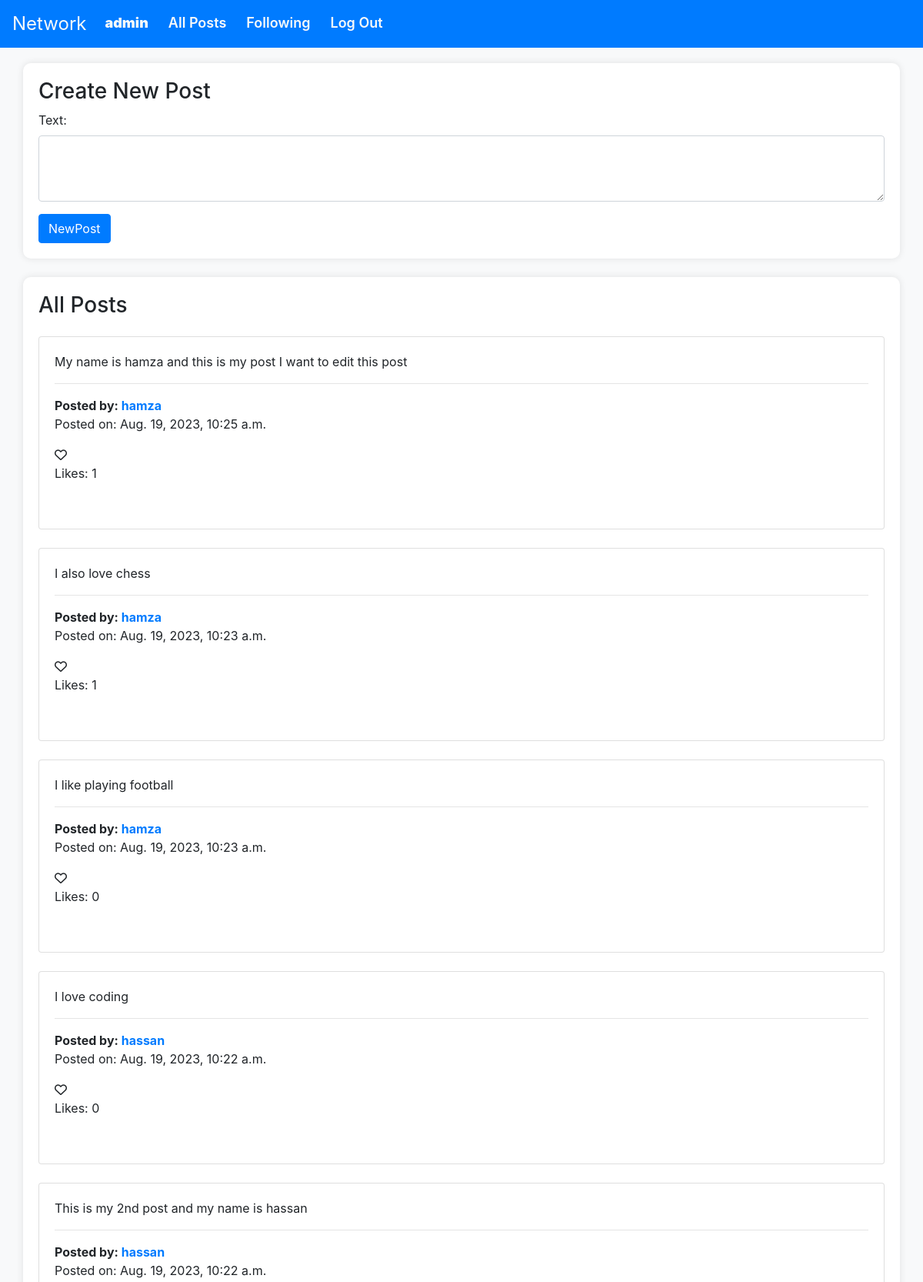
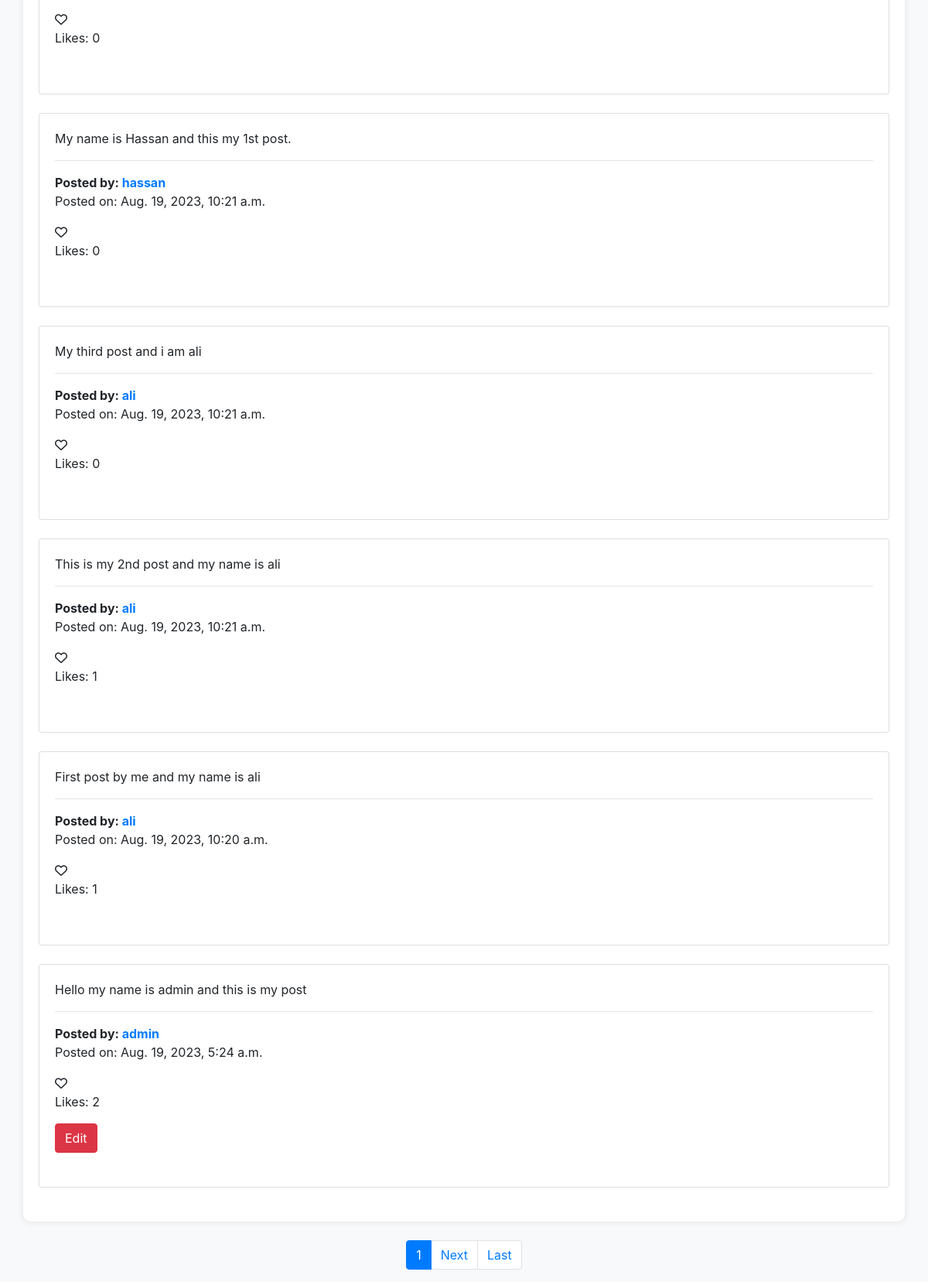
/ (signed in), run on the app's committed database (2 pictures, top to bottom).
### network/models.py (models this page shows, shortened)
class User(AbstractUser):
    def get_profile(self):
        return Profile.objects.get_or_create(user=self)[0]

class Newpost(models.Model):
    text = models.TextField()
    user= models.ForeignKey(User, on_delete=models.CASCADE, related_name='user')
    date= models.DateTimeField(default=timezone.now)
    def like_count(self):
        return Like.objects.filter(post=self).count()

### network/views.py (the view)
# urls.py: path("", views.index, name="index"),
@login_required
def index(request):
    newpost = Newpost.objects.all().order_by('-date')
    liked_posts = Like.objects.filter(user=request.user).values_list('post', flat=True)
    paginator= Paginator(newpost,10)
    page_number = request.GET.get('page')
    page_obj = paginator.get_page(page_number)
    if request.method == 'POST':
        form = PostForm(request.POST,request.FILES)
        if form.is_valid():
            post = form.save(commit=False)
            post.user = request.user
            post.save()
            form.save_m2m()
            return redirect('index')
    else:
        form = PostForm()
    context = {
        'page_obj':page_obj,
        'form': form,
        'newpost':newpost,
        'liked_posts':liked_posts
        }
    return render(request, 'network/index.html', context)

### network/forms.py
class PostForm(forms.ModelForm):
    class Meta:
        model  = Newpost
        fields= ['text']
        widgets = {
            'text': forms.Textarea(attrs={'class': 'form-control', 'rows': 3, 'style': 'resize: vertical;'})
        }

### network/templates/network/index.html (shortened to what this page needs)
{% extends "network/layout.html" %}
{% block body %}
<div class="container">
    <h3>Create New Post</h3>
    <form method="POST" enctype="multipart/form-data">
        {{ form.as_p }}
        <div class="btn-right">
            <input class="btn btn-primary" type="submit" value="NewPost">
        </div>
    </form>
</div>
<div class="container my-4">
    <h3 class="mb-4">All Posts</h3>
    {% for post in page_obj %}
    <div class="row mb-4">
        <div class="col">
            <div class="card">
                <div class="card-body">
                    {% if post.text|length > 100 %}
                    <p class="card-title">{{ post.text|safe|truncatechars:100 }}</p>
                    <button class="read-more-btn btn btn-primary">Read more</button>
                    <p class="full-content" style="display: none;">{{ post.text|safe }}</p>
                    <button class="read-less-btn" style="display: none;">Read less</button>
                    {% else %}
                    <p class="full-content">{{ post.text|safe }}</p>
                    {% endif %}
                    <hr>
                    <b>Posted by: </b> <strong><a href="{% url 'user_profile' post.user.username %}"
                            class="card-text">{{ post.user.username }}</a> </strong>
                    <p class="card-text">Posted on: {{ post.date }}</p>
                    <span class="like-button" data-post-id="{{ post.id }}">
                        <i class="far fa-heart"></i>
                    </span>
                    <p>Likes: <span class="like-count" data-post-id="{{ post.id }}">{{ post.like_count }}</span></p>
                    {% if user == post.user %}
                    <button class="edit-btn btn btn-danger" data-post-id="{{ post.id }}">Edit</button>
                    {% endif %}
                    <br>
                </div>
            </div>
        </div>
    </div>
    {% endfor %}
</div>
<nav aria-label="Page navigation">
    <ul class="pagination justify-content-center">
        <li class="page-item active"><span class="page-link">{{ page_obj.number }}</span></li>
        {% if page_obj.has_next %}
        <li class="page-item">
            <a class="page-link" href="?page={{ page_obj.next_page_number }}" aria-label="Next">Next</a>
        </li>
        <li class="page-item">
            <a class="page-link" href="?page={{ page_obj.paginator.num_pages }}" aria-label="Last">Last</a>
        </li>
        {% endif %}
    </ul>
</nav>
{% endblock %}

### network/templates/network/layout.html (shortened to what this page needs)
{% load static %}
<!DOCTYPE html>
<html lang="en">
<head>
    <link rel="stylesheet" href="https://cdnjs.cloudflare.com/ajax/libs/font-awesome/6.0.0-beta3/css/all.min.css">
    <link rel="stylesheet" href="https://stackpath.bootstrapcdn.com/bootstrap/4.4.1/css/bootstrap.min.css"
>
    <link rel="stylesheet" href="{% static 'network/styles.css' %}">
</head>
<body>
    <nav class="navbar navbar-expand-lg navbar-light bg-primary">
        <div>
            <ul class="navbar-nav mr-auto">
                {% if user.is_authenticated %}
                <a class="navbar-brand text-light" href="{% url 'index' %}">Network</a>
                <li class="nav-item text-light">
                    <a class="nav-link text-light" href="{% url 'user_profile' user.username %}"><b>{{ user.username }}</b></a>
                </li>
                {% endif %}
                <li class="nav-item text-light">
                    <a class="nav-link text-light" href="{% url 'index' %}">All Posts</a>
                </li>
                {% if user.is_authenticated %}
                <li class="nav-item">
                    <a href="{% url 'following_posts' %}" class="nav-link text-light">Following</a>
                </li>
                <li class="nav-item ">
                    <a class="nav-link text-light" href="{% url 'logout' %}">Log Out</a>
                </li>
                {% endif %}
            </ul>
        </div>
    </nav>
        {% block body %}
        {% endblock %}
</body>
</html>

### network/templates/network/layout.html (style rules this page uses)
body { background-color: #f8f9fa; }
.navbar { margin-bottom: 20px; }
.navbar-brand { font-size: 24px; }
.navbar-nav .nav-item { margin-right: 10px; }
.nav-link { color: white; font-weight: 600; font-size: 18px; }
.container { background-color: white; padding: 20px; border-radius: 10px; box-shadow: 0 0 10px rgba(0, 0, 0, 0.1); }

### data on the page
User: username "admin"
Newpost: text "My name is hamza and this is my post I want to edit this post", user.username "hamza", date "Aug. 19, 2023, 10:25 a.m.", like_count "1"
Newpost: text "I also love chess", user.username "hamza", date "Aug. 19, 2023, 10:23 a.m.", like_count "1"
Newpost: text "I like playing football", user.username "hamza", date "Aug. 19, 2023, 10:23 a.m.", like_count "0"
Newpost: text "I love coding", user.username "hassan", date "Aug. 19, 2023, 10:22 a.m.", like_count "0"
Newpost: text "This is my 2nd post and my name is hassan", user.username "hassan", date "Aug. 19, 2023, 10:22 a.m.", like_count "0"
Newpost: text "My name is Hassan and this my 1st post.", user.username "hassan", date "Aug. 19, 2023, 10:21 a.m.", like_count "0"
Newpost: text "My third post and i am ali", user.username "ali", date "Aug. 19, 2023, 10:21 a.m.", like_count "0"
Newpost: text "This is my 2nd post and my name is ali", user.username "ali", date "Aug. 19, 2023, 10:21 a.m.", like_count "1"
Newpost: text "First post by me and my name is ali", user.username "ali", date "Aug. 19, 2023, 10:20 a.m.", like_count "1"
Newpost: text "Hello my name is admin and this is my post", user.username "admin", date "Aug. 19, 2023, 5:24 a.m.", like_count "2"

### other printed values
{{ page_obj.number }} "1"
